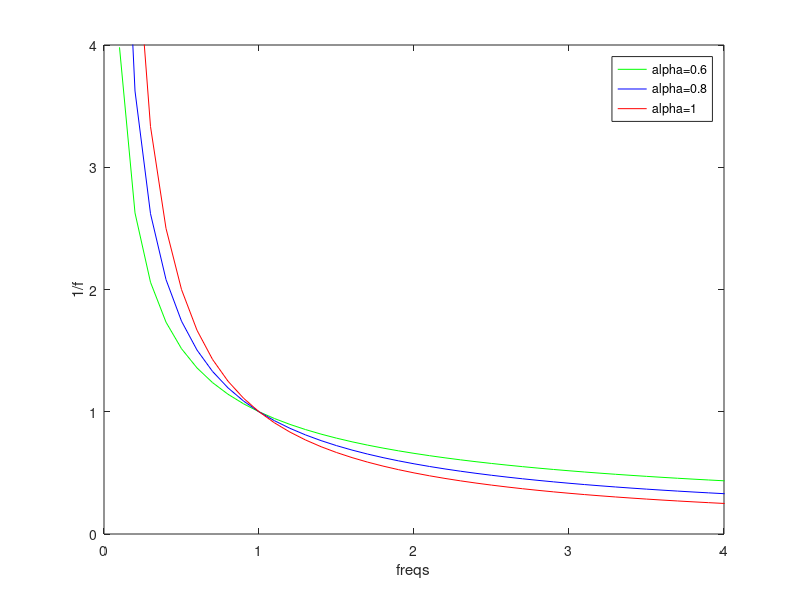

MATLAB code to generate this figure:
freqs=[0.1:0.1:50];
figure;
alpha=0.6;
P=1./(freqs.^alpha);
plot(freqs,P,'g');% 1overf
xlabel('freqs');ylabel('1/f');
xlim([0 10]);ylim([0 10])
hold on;

alpha=0.8;
P=1./(freqs.^alpha);
plot(freqs,P,'b');% 1overf
xlabel('freqs');ylabel('1/f');
xlim([0 10]);ylim([0 10])

alpha=1;
P=1./(freqs.^alpha);
plot(freqs,P,'r');% 1overf
xlabel('freqs');ylabel('1/f');
xlim([0 4]);ylim([0 4])

legend('alpha=0.6','alpha=0.8','alpha=1');

%% fit the slope to find d